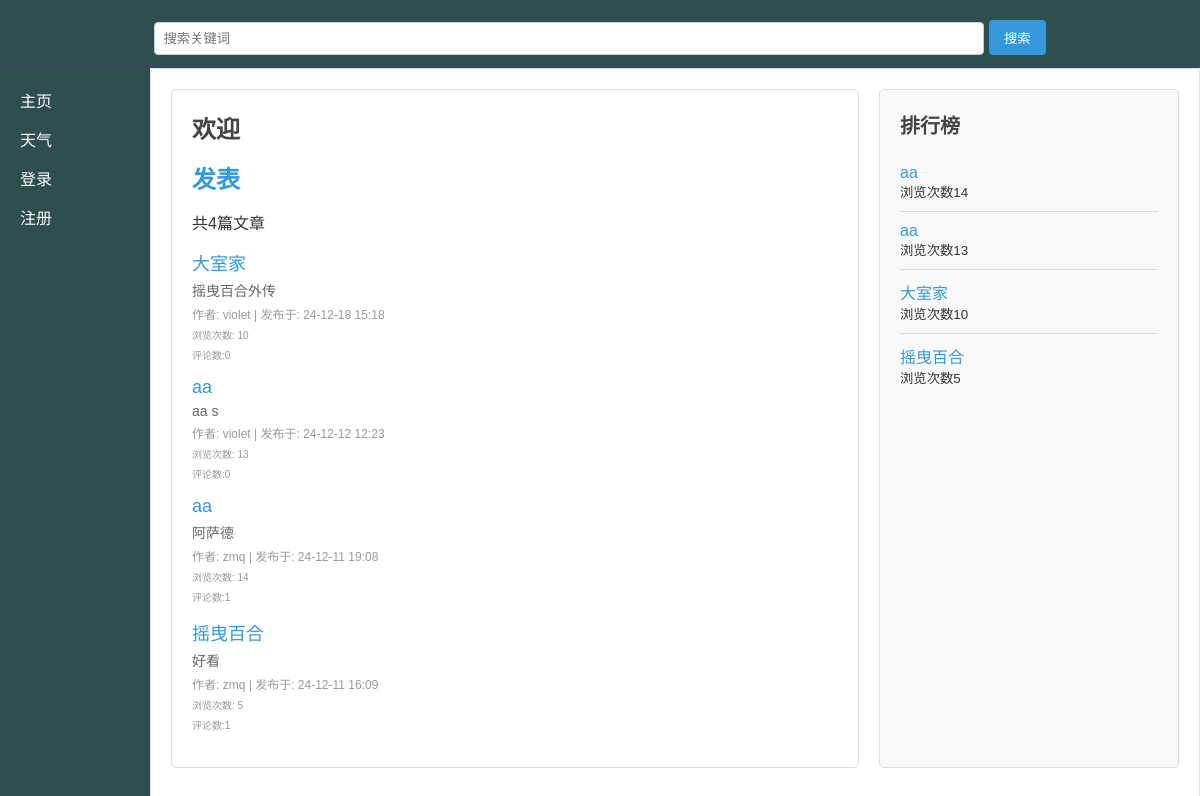
The page / on the database its author committed.
### vio/models.py (models this page shows, shortened)
class Article(models.Model):
    title = models.CharField(max_length=200, verbose_name="文章标题")   # verbose是admin后台显示的名字
    content = models.TextField(verbose_name="文章内容")
    author = models.ForeignKey(User, on_delete=models.CASCADE, related_name="articles", verbose_name="作者")
    created_at = models.DateTimeField(auto_now_add=True, verbose_name="创建时间")
    updated_at = models.DateTimeField(auto_now=True, verbose_name="更新时间")
    views = models.PositiveIntegerField(default=0)  # 浏览次数
    likes = models.PositiveIntegerField(default=0) # 点赞次数
    tags = models.ManyToManyField(Tag, blank=True)

### vio/views/main.py (the view)
# urls.py: path('', main.index, name='index'),
def index(request):
    query = request.GET.get('q')
    if query:
        articles = Article.objects.filter(
            Q(title__icontains=query) | Q(content__icontains=query)
        ).order_by('-created_at')
    else:
        articles = Article.objects.all().order_by('-created_at')
    popular_articles = Article.objects.order_by('-views')[:10]
    return render(request, 'index.html', {
        'articles': articles,
        'query': query,
        'popular_articles': popular_articles,
    })

### vio/templates/index.html (shortened to what this page needs)
{% extends "base.html" %}
{% block content %}
<div class="index-layout">
    <section class="main-content">
        <h1>欢迎</h1>
        <h2><a href="{% url 'article_create' %}">发表</a></h2>
        <ul>
            <p>共{{ articles.count }}篇文章</p>
            {% for article in articles %}
                <li>
                    <div class="article-list">
                        <a href="{% url 'article_detail' article.id %}" class="article-title">{{ article.title }}</a>
                        <div class="article-content">{{ article.content|slice:':50' }}</div>
                        <div class="article-meta">
                            作者: {{ article.author.username }} | 发布于: {{ article.created_at|date:'y-m-d H:i' }}
                        </div>
                        <div class="article-meta"><small>浏览次数: {{ article.views }}</small></div>
                        <div class="article-meta"><small>评论数:{{ article.comments.count }}</small></div>
                    </div>
                </li>
            {% empty %}
                <p>未找到匹配的文章</p>
            {% endfor %}
        </ul>
    </section>
    <aside class="rankings">
        <h2>排行榜</h2>
        <ul>
            {% for article in popular_articles %}
                <li>
                    <a href="{% url 'article_detail' article.id %}">{{ article.title}}</a>
                    <div class="article-meta">
                        <small>浏览次数{{ article.views }}</small>
                    </div>
                </li>
            {% endfor %}
        </ul>
    </aside>
</div>
{% endblock %}

### vio/templates/base.html (shortened to what this page needs)
{% load static %}
<!DOCTYPE html>
<html lang="en">
<head>
    <link rel="stylesheet" href="{% static 'vio/styles.css' %}">
</head>
<body>
<header>
    <form action="{% url 'index'  %}" method="get" class="search-form">
        <input type="text" name="q" placeholder="搜索关键词" value="{{ query|default_if_none:'' }}">
        <button type="submit">搜索</button>
    </form>
</header>
<div class="layout">
    <aside class="sidebar">
        <nav>
            <ul>
                <li><a href="{% url 'index' %}">主页</a></li>
                <li><a href="{% url 'weather' %}">天气</a></li>
                {% if user.is_authenticated %}
                    <li><a href="{% url 'profile' %}">个人中心</a></li>
                    <li><a href="{% url 'logout' %}">登出</a></li>
                    <li><a href="{% url 'profile_file' %}">文件管理</a></li>
                {% else %}
                    <li><a href="{% url 'login' %}">登录</a></li>
                    <li><a href="{% url 'register' %}">注册</a></li>
                {% endif %}
            </ul>
        </nav>
    </aside>
    <main class="content">
        {% block content %}
        {% endblock %}
    </main>
</div>
</body>
</html>

### vio/static/vio/styles.css (style rules this page uses)
body { margin: 0; font-family: Arial, sans-serif; background-color: #f4f4f9; color: #333; }
h1, h2, h3, h4, h5, h6 { margin: 0 0 15px; color: #444; }
a { text-decoration: none; color: #3498db; }
ul { margin: 0; padding: 0; list-style-type: none; }
p { margin: 0 0 15px; }
header { background-color: darkslategrey; padding: 10px 20px; color: #fff; border-bottom: 3px solid #34495e; text-align: center; }
header form { margin: 10px 0 0; }
header form input[type="text"] { padding: 8px; width: 70%; border: 1px solid #ccc; border-radius: 4px; }
header form button { padding: 8px 15px; background-color: #3498db; border: none; border-radius: 4px; color: #fff; cursor: pointer; }
.layout { display: flex; min-height: 100vh; }
.sidebar { flex: 0 0 150px; background-color: darkslategrey; color: #fff; padding: 20px; box-sizing: border-box; }
.sidebar ul { padding: 0; }
.sidebar ul li { margin-bottom: 15px; }
.sidebar ul li a { color: #fff; text-decoration: none; }
.content { flex: 1; padding: 20px; box-sizing: border-box; background-color: #fff; border: 1px solid #ddd; border-radius: 5px; }
.index-layout { display: flex; gap: 20px; }
.main-content { flex: 1; background-color: #fff; padding: 20px; box-sizing: border-box; border-radius: 5px; border: 1px solid #ddd; }
.article-list { margin-bottom: 15px; }
.article-list .article-title { font-size: 18px; color: #3498db; }
.article-list .article-content { margin-top: 5px; font-size: 14px; color: #666; }
.article-list .article-meta { margin-top: 5px; font-size: 12px; color: #999; }
.rankings { flex: 0 0 300px; background-color: #f9f9f9; padding: 20px; border: 1px solid #ddd; border-radius: 5px; box-sizing: border-box; }
.rankings h2 { font-size: 20px; margin-bottom: 15px; }
.rankings ul { list-style: none; padding: 0; margin: 0; }
.rankings ul li { padding: 10px 0; border-bottom: 1px solid #ddd; }
.rankings ul li:last-child { border-bottom: none; }

### rows shown on the page
Article: title "大室家", content "摇曳百合外传", author.username "violet", created_at "24-12-18 15:18", views "10", comments.count "0"
Article: title "aa", content "aa s", author.username "violet", created_at "24-12-12 12:23", views "13", comments.count "0"
Article: title "aa", content "阿萨德", author.username "zmq", created_at "24-12-11 19:08", views "14", comments.count "1"
Article: title "摇曳百合", content "好看", author.username "zmq", created_at "24-12-11 16:09", views "5", comments.count "1"

### other values the page prints
{{ articles.count }} "4"
